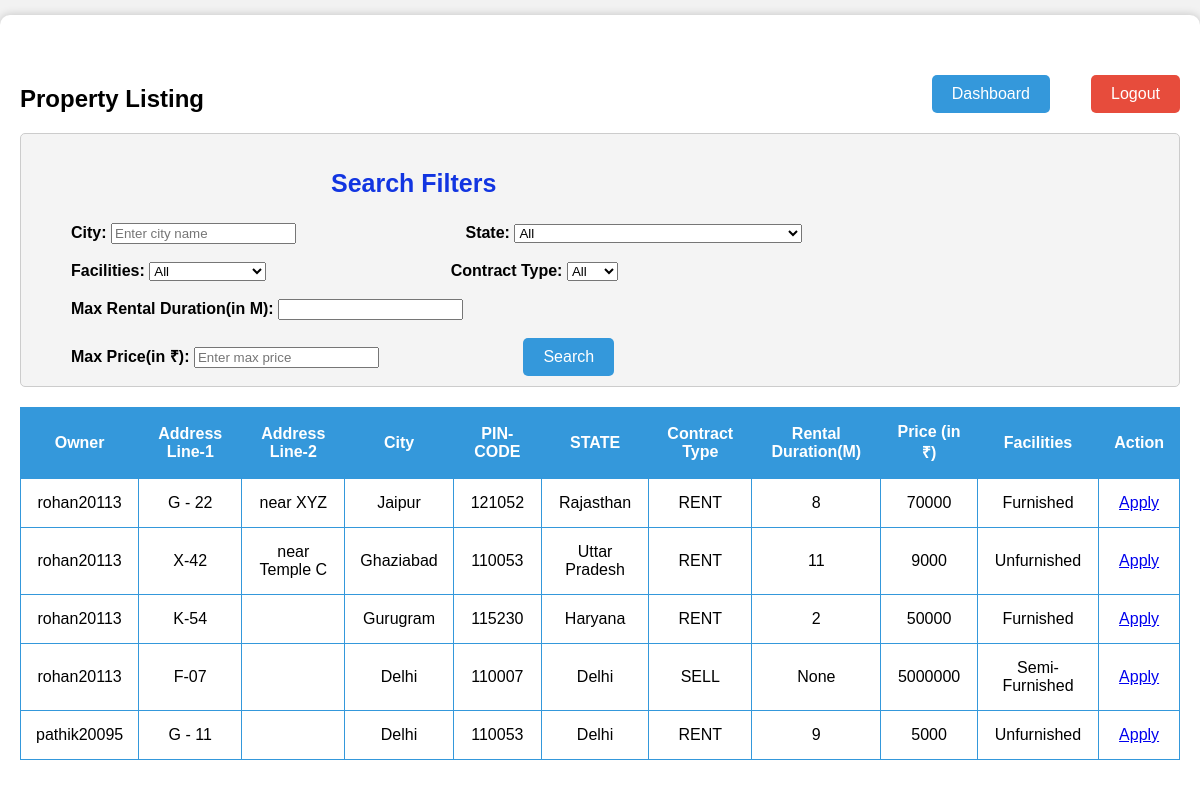
/search_properties/ (signed in), run on an earlier commit of the app's database.
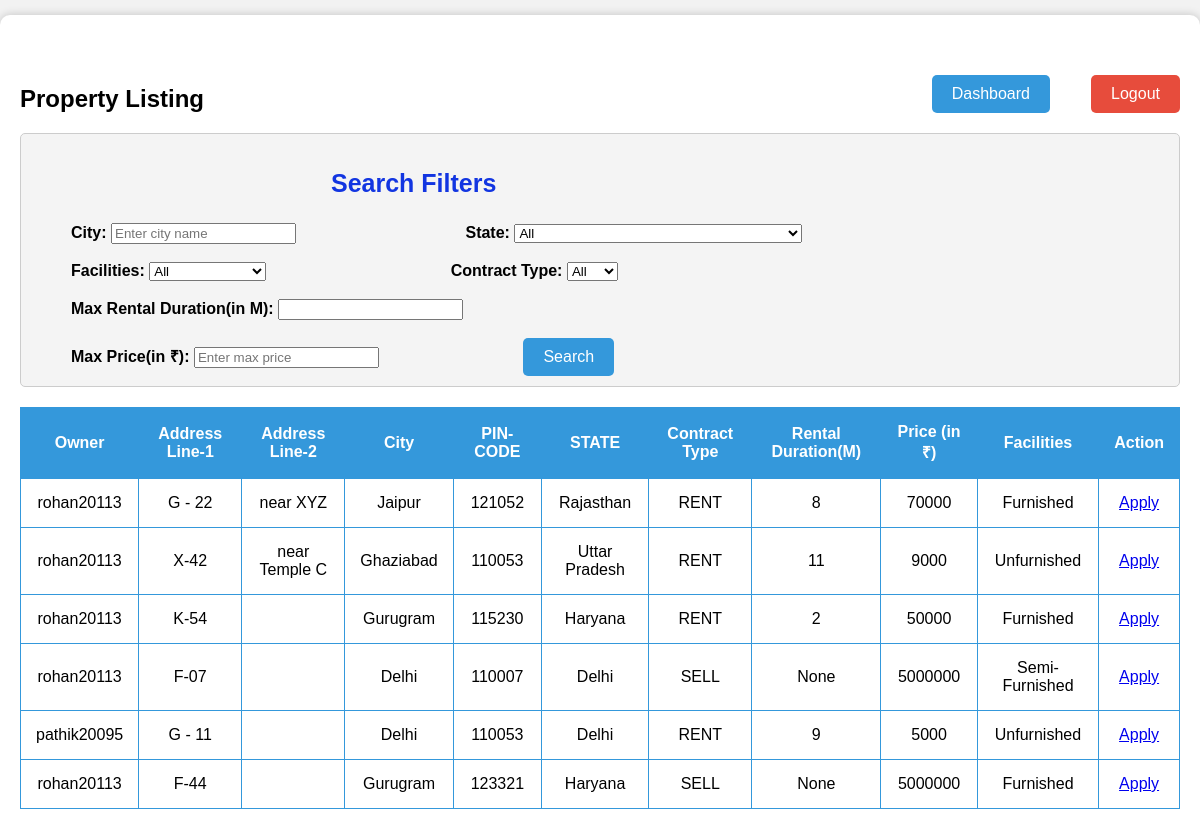
And on a later commit of the database.
### project_app/models.py (models this page shows, shortened)
class Property(models.Model):
    owner = models.CharField(max_length=30,  null= False, blank=False, default = None)
    address_line_1 = models.CharField(max_length=30,  null= False, blank=False, default = None)
    address_line_2 = models.CharField(max_length=30,  null= False, blank=True, default = '')
    state = models.CharField(max_length=30,  null= False, blank=False, default = None)
    city = models.CharField(max_length=30,  null= False, blank=False, default = None)
    pincode = models.CharField(max_length=6,  null= False, blank=False, default = None)
    type = models.CharField(max_length=4,  null= False, blank=False, default = None)
    duration = models.DecimalField(decimal_places=0, max_digits=3, validators=[MaxValueValidator(limit_value=240)], null = True, blank = True, default = None)
    price = models.DecimalField(decimal_places=0, max_digits=10, null = True, blank = True, default= 0)
    facilities = models.CharField(max_length=20,  null= False, blank=False, default = None)

### project_app/views.py (the view)
# urls.py: path("search_properties/", views.search_properties, name="search_properties_page"),
def search_properties(request):
    request.session['transaction_ekyc'] = None
    if(request.method == 'POST'):
        username = request.session.get('username')
        if(request.session.get('email_kyc') is None):
            return redirect('logout_page')
        if(username is None):
            return redirect('/login')
    else:
        username = request.session.get('username')
        if(request.session.get('email_kyc') is None):
            return redirect('logout_page')
        if(username is None):
            return redirect('/login')
        my_properties_list = []
        properties = list(Property.objects.values())
        for i in range(len(properties)):
            if(properties[i]['owner'] !=username and properties[i]['type'] in ['SELL', 'RENT']):
                my_properties_list.append(properties[i])
        applications = list(PropertyApplications.objects.values())
        user_details = [{'user': username}]
        return render(request, 'search_properties.html', {'properties':my_properties_list, 'applications':applications, 'user': user_details})

### project_app/templates/search_properties.html (shortened to what this page needs)
<!DOCTYPE html>
<html>
<head>
</head>
<body>
    <div class="container">
        <div>
            <h2 style="margin-top: 50px;">Property Listing</h2>
            <a class="dashboard-button" href="/dashboard">Dashboard</a>
            <a class="logout-button" href="/logout">Logout</a>
        </div>
        <div class="filter-container">
            <h3 style="margin-left:300px;text-shadow: #1e6aae;text-underline-position: auto;font-size: 25px;
            width: fit-content;color: #1235e1;">Search Filters</h3>
            <label class="filter-label"  for="filter-city">City:</label>
            <input type="text" id="filter-city" placeholder="Enter city name">
            <label class="filter-label-third" for="filter-state">State:</label>
            <select id="filter-state">
                <option value="">All</option>
            </select>
            <br></br>
            <label class="filter-label" for="filter-facilities">Facilities:</label>
            <select id="filter-facilities">
                <option value="">All</option>
            </select>
            <label class="filter-label-second" for="filter-type">Contract Type:</label>
            <select id="filter-type">
                <option value="">All</option>
            </select>
            <br></br>
            <label class = "filter-label" for="filter-duration">Max Rental Duration(in M):</label>
            <input type="number" id="filter-duration" name="duration" min="0">
            <br></br>
            <label class="filter-label" for="filter-price">Max Price(in ₹):</label>
            <input type="number" id="filter-price" placeholder="Enter max price" min="0">
            <button type="button" class="search-button" id="search-button">Search</button>
        </div>
        <div class="scroll-container">
            <table>
                <thead>
                    <tr>
                        <th>Owner</th>
                        <th>Address Line-1</th>
                        <th>Address Line-2</th>
                        <th>City</th>
                        <th>PIN-CODE</th>
                        <th>STATE</th>
                        <th>Contract Type</th>
                        <th>Rental Duration(M)</th>
                        <th>Price (in ₹)</th>
                        <th>Facilities</th>
                        <th>Action</th>
                    </tr>
                </thead>
                <tbody>
                    {% for property in properties %}
                    <tr>
                        <td>{{ property.owner }}</td>
                        <td>{{ property.address_line_1 }}</td>
                        <td>{{ property.address_line_2 }}</td>
                        <td>{{ property.city }}</td>
                        <td>{{ property.pincode }}</td>
                        <td>{{ property.state }}</td>
                        <td>{{ property.type }}</td>
                        <td>{{ property.duration }}</td>
                        <td>{{ property.price }}</td>
                        <td>{{ property.facilities }}</td>
                        <td>
                            <a id = 'action_available' href="/apply_property_deal/{{property.id}}">Apply</a>
                        </td>
                    </tr>
                    {% endfor %}
                </tbody>
            </table>
        </div>
    </div>
</body>
</html>

### project_app/templates/search_properties.html (style rules this page uses)
html, body { height: 100%; font-family: Arial, sans-serif; background-color: #f2f2f2; margin: 0; padding: 0; }
.container { max-width: 1250px; margin: 15px auto; padding: 20px; background-color: #fff; box-shadow: 0px 0px 10px rgba(0, 0, 0, 0.2); border-radius: 10px; height: 100%; position: relative; overflow-x: auto; overflow-y: auto; }
.scroll-container { max-height: calc(100% - 120px); overflow-x: auto; overflow-y: auto; }
table { width: 100%; border-collapse: collapse; margin-top: 20px; }
table, th, td { border: 1px solid #3498db; }
th, td { padding: 15px; text-align: center; }
th { background-color: #3498db; color: #fff; }
.logout-button { position: absolute; top: 60px; right: 20px; background-color: #e74c3c; color: #fff; border: none; padding: 10px 20px; font-size: 16px; border-radius: 5px; cursor: pointer; text-decoration: none; }
.dashboard-button { position: absolute; top: 60px; right: 150px; background-color: #3498db; color: #fff; border: none; padding: 10px 20px; font-size: 16px; border-radius: 5px; cursor: pointer; text-decoration: none; }
.filter-container { margin-top: 20px; padding: 10px; border: 1px solid #ccc; background-color: #f4f4f4; border-radius: 5px; }
.filter-label { margin-left: 40px; font-weight: bold; }
.filter-label-second { margin-left: 180px; font-weight: bold; }
.filter-label-third { margin-left: 165px; font-weight: bold; }
.search-button { margin-left: 140px; background-color: #3498db; color: #fff; border: none; padding: 10px 20px; font-size: 16px; border-radius: 5px; cursor: pointer; }

What changed in the data, as far as the page shows it:
added Property: owner "rohan20113", address_line_1 "F-44", city "Gurugram", pincode "123321", state "Haryana", type "SELL", duration "None", price "5000000", facilities "Furnished"
